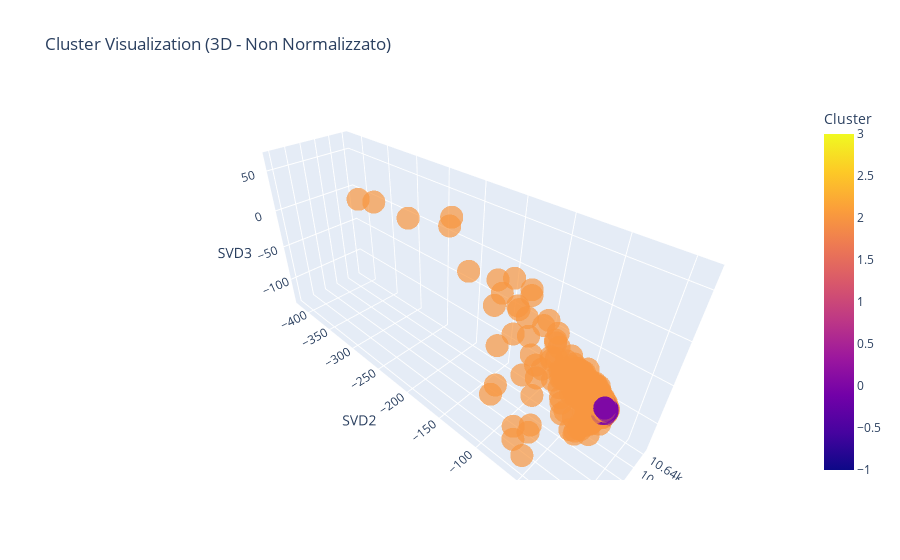

Notebook code cell kept with this figure:
### Code cell
plot_clusters_3d(distance_matrix_non_normalized.values, clusters_hdb_non_normalized.labels_, title="Cluster Visualization (3D - Non Normalizzato)")

###????

### Figure 1 — Plotly figure (JSON) as saved in the notebook; plotly's stock layout.template omitted (floating-point values rounded to 4 significant figures; data arrays with more than 128 entries replaced by an {"elided": "..."} marker saying what was removed)
{"data": [{"hovertemplate": "SVD1=%{x}<br>SVD2=%{y}<br>SVD3=%{z}<br>Cluster=%{marker.color}<extra></extra>", "legendgroup": "", "marker": {"color": {"elided": "2917 int values"}, "coloraxis": "coloraxis", "opacity": 0.7, "symbol": "circle"}, "mode": "markers", "name": "", "scene": "scene", "showlegend": false, "type": "scatter3d", "x": {"elided": "2917 float values"}, "y": {"elided": "2917 float values"}, "z": {"elided": "2917 float values"}}], "layout": {"coloraxis": {"colorbar": {"title": {"text": "Cluster"}}, "colorscale": [[0, "#0d0887"], [0.1111, "#46039f"], [0.2222, "#7201a8"], [0.3333, "#9c179e"], [0.4444, "#bd3786"], [0.5556, "#d8576b"], [0.6667, "#ed7953"], [0.7778, "#fb9f3a"], [0.8889, "#fdca26"], [1, "#f0f921"]]}, "legend": {"tracegroupgap": 0}, "scene": {"domain": {"x": [0, 1], "y": [0, 1]}, "xaxis": {"title": {"text": "SVD1"}}, "yaxis": {"title": {"text": "SVD2"}}, "zaxis": {"title": {"text": "SVD3"}}}, "title": {"text": "Cluster Visualization (3D - Non Normalizzato)"}}}
